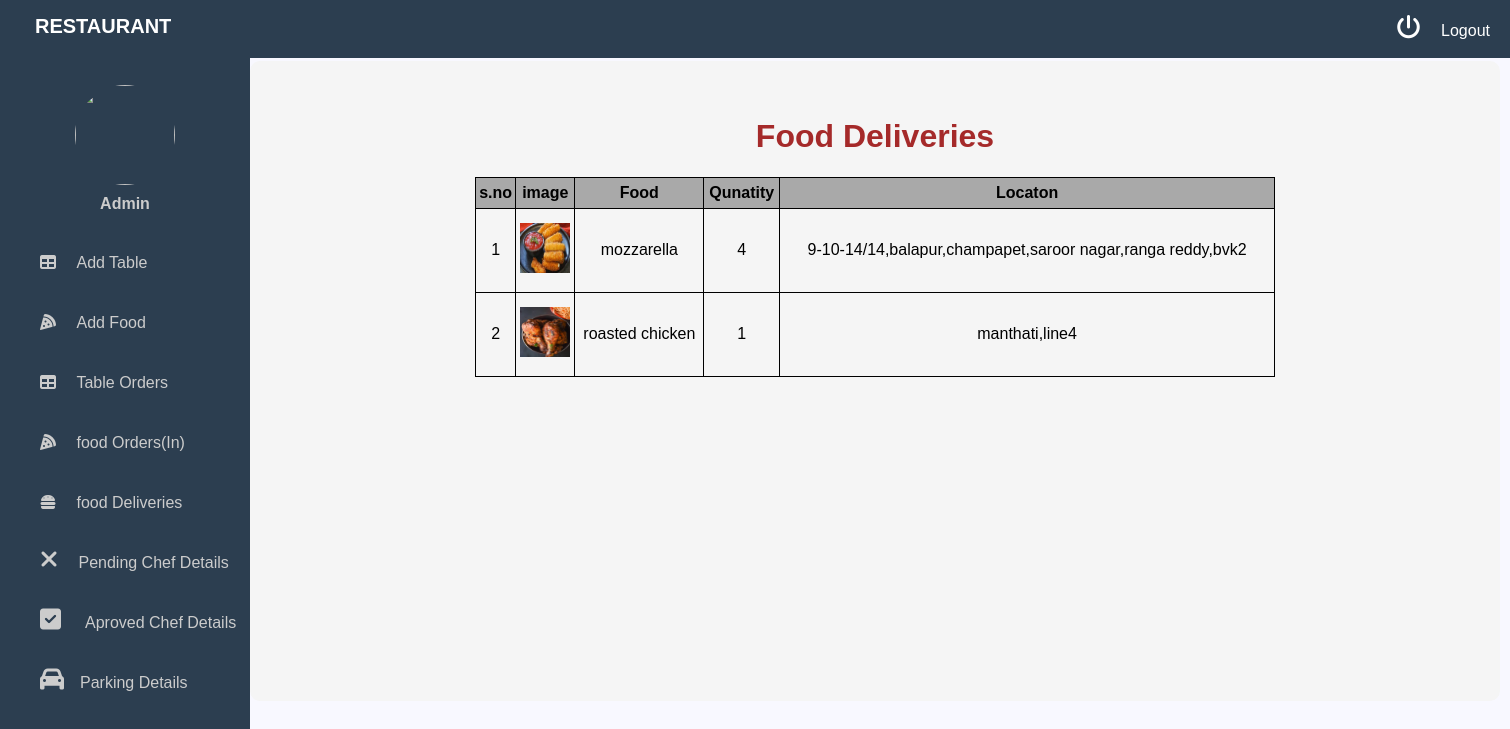
The app's page /admin-food-deliveries/ (signed in), older data.
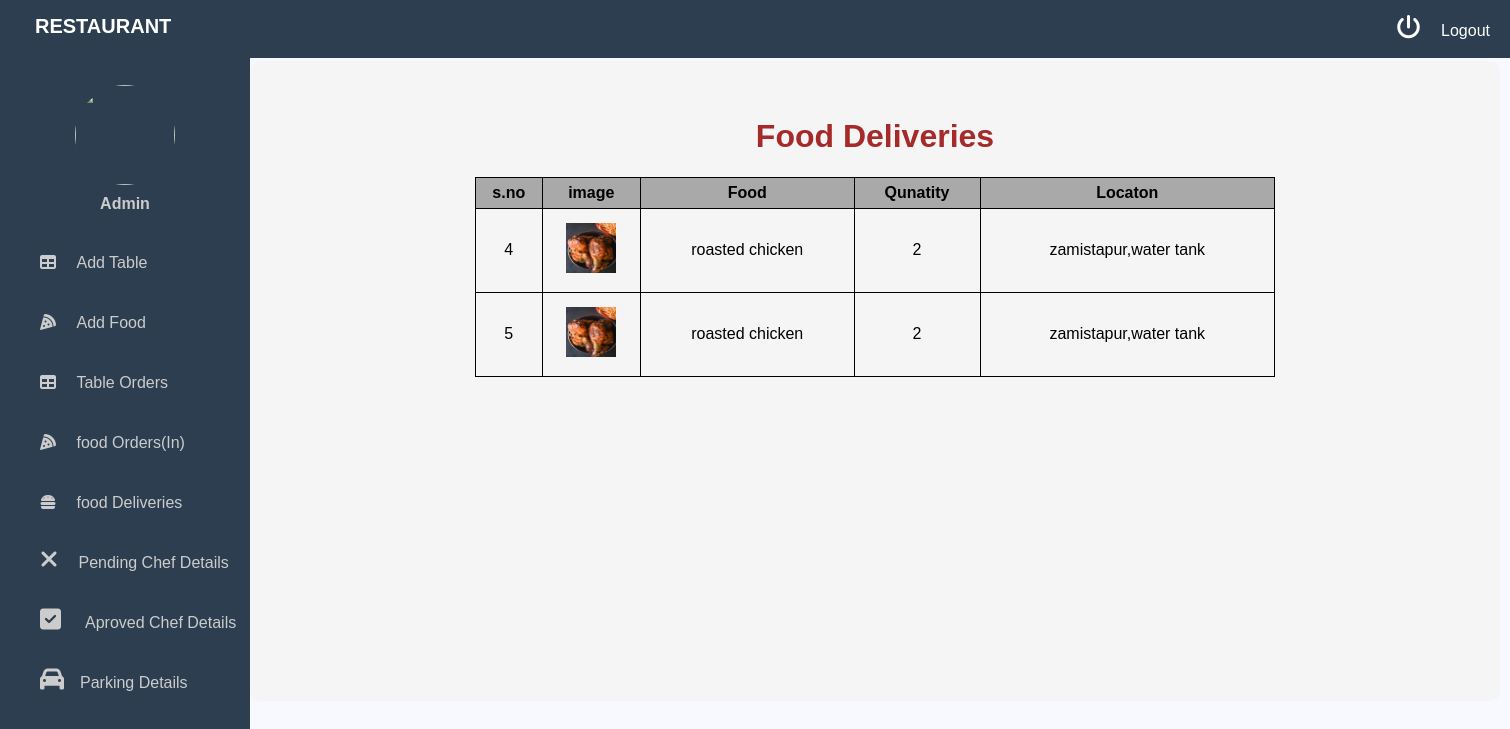
The same page, newer data.
### customer/models.py (models this page shows, shortened)
class FoodOrder(models.Model):
    customer=models.ForeignKey(Customer,on_delete=models.CASCADE,null=True)
    food=models.ForeignKey(ReserveFood,on_delete=models.CASCADE,null=True)
    table=models.ForeignKey(TableOrder,on_delete=models.CASCADE,null=True,blank=True)
    checked=models.BooleanField(blank=True,null=True)
    food_quantity=models.IntegerField(choices=quantity,null=True,blank=True)
    total_price=models.IntegerField(null=True,blank=True)
    parking=models.ForeignKey(Parking,on_delete=models.CASCADE,null=True,blank=True)
    address1=models.CharField(max_length=400,blank=True)
    address2=models.CharField(max_length=400,blank=True)
    city=models.CharField(max_length=400,blank=True)
    state=models.CharField(max_length=200,blank=True)
    pincode=models.PositiveIntegerField(null=True,blank=True)

### core/models.py (models this page shows)
class ReserveFood(models.Model):
    name=models.CharField(max_length=40)
    price=models.IntegerField()
    food_type=models.CharField(max_length=40,choices=type,null=True)
    food_pic=models.ImageField(upload_to='food_pic/',null=True,blank=True)
    def __str__(self):
        return self.name

### core/views.py (the view)
# urls.py: path('admin-food-deliveries/',views.admin_food_deliveries,name='admin-food-deliveries'),
@login_required(login_url='admin-sign-in')
def admin_food_deliveries(request):
    food_orders=FoodOrder.objects.filter(~Q(address1=None))
    return render(request,'admin/fooddeliveries.html',{'foodorders':food_orders})

### templates/admin/fooddeliveries.html (shortened to what this page needs)
<!DOCTYPE html>
<html lang="en">
<head>
    <link rel="stylesheet" href=" https://cdnjs.cloudflare.com/ajax/libs/font-awesome/5.12.1/css/all.min.css">
    <link rel="stylesheet" href="https://cdnjs.cloudflare.com/ajax/libs/font-awesome/4.7.0/css/font-awesome.min.css">
</head>
<body>
    {% include 'admin/base.html' %}
<div class="container"><br><br>
<center><h1> Food Deliveries</h1></center>
<table border="1" height="200" width="800" align="center" >
<tr align="center" background-color="blue">
    <th >s.no</th>  <th>image</th>   <th>Food </th>  <th>Qunatity</th>   <th> Locaton</th>
</tr>
{% for food in foodorders %}
{% if food.address1 and food.address2 %}
<tr align="center" >
    <td>{{forloop.counter}}</td>  <td><img src="{{food.food.food_pic.url}}" width="50" height="50"></td>   <td>{{food.food}}</td>  <td> {{food.food_quantity}}</td>  <td>{{food.address1}},{{food.address2}}</td>
</tr>
{% endif %}
{% endfor %}
</div>
</body>
</html>

Row changes from the older to the newer data that the page shows:
removed FoodOrder: food.food_pic (picture), food "mozzarella", food_quantity "4", address1 "9-10-14/14,balapur,champapet,saroor nagar,ranga reddy", address2 "bvk2"
removed FoodOrder: food.food_pic (picture), food "roasted chicken", food_quantity "1", address1 "manthati", address2 "line4"
added FoodOrder: food.food_pic (picture), food "roasted chicken", food_quantity "2", address1 "zamistapur", address2 "water tank"
added FoodOrder: food.food_pic (picture), food "roasted chicken", food_quantity "2", address1 "zamistapur", address2 "water tank"
